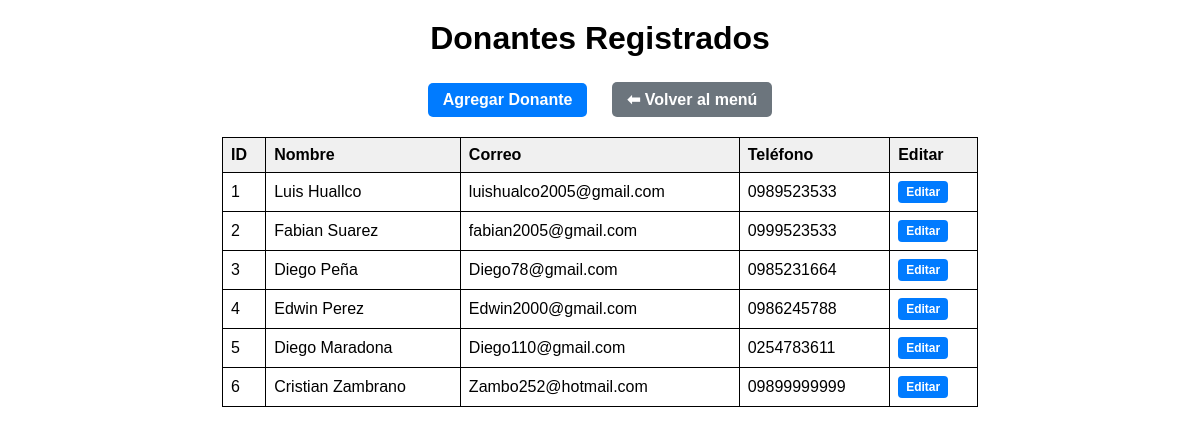
The app's page /ong_donaciones_mvc/views/donantes/lista.php with its own data.
### tables this page shows
CREATE TABLE `donantes` (
  `id` int(11) NOT NULL,
  `nombre` varchar(100) DEFAULT NULL,
  `correo` varchar(120) DEFAULT NULL,
  `telefono` varchar(20) DEFAULT NULL
);

### ong_donaciones_mvc/config/conexion.php (called while the page is built, shortened)
<?php
class Conexion {
    private $host = "localhost";
    private $user = "root";
    private $pass = "123";
    private $db   = "ong_donaciones";
    public function conectar() {
        $conexion = new mysqli($this->host, $this->user, $this->pass, $this->db);
        return $conexion;
    }
}
?>

### ong_donaciones_mvc/controllers/DonanteController.php (called while the page is built, shortened)
<?php
require_once(__DIR__ . "/../models/DonanteModel.php");
class DonanteController {
    private $model;
    public function __construct() {
        $this->model = new DonanteModel();
    }
    public function listar() {
        return $this->model->listarDonantes();
    }
}
?>

### ong_donaciones_mvc/models/DonanteModel.php (called while the page is built, shortened)
<?php
require_once(__DIR__ . "/../config/conexion.php");
class DonanteModel {
    private $conexion;
    public function __construct() {
        $this->conexion = (new Conexion())->conectar();
    }
    public function listarDonantes() {
        $sql = "SELECT * FROM donantes";
        $consulta = $this->conexion->query($sql);
        return $consulta;
    }
}
?>

### ong_donaciones_mvc/views/donantes/lista.php (the view, shortened to what this page needs)
<?php
require_once("../../controllers/DonanteController.php");
$controller = new DonanteController();
$donantes = $controller->listar();
?>
<!DOCTYPE html>
<html lang="es">
<head>
    <link rel="stylesheet" href="../../assets/css/style.css">
</head>
<body>
<div class="page-container">
    <h1 class="page-title">Donantes Registrados</h1>
    <div style="text-align:center; margin-bottom:20px;">
        <a href="agregar.php" class="btn">Agregar Donante</a>
        <a href="../../menu.php" class="btn btn-gray" style="margin-left:20px;">
            ⬅ Volver al menú
        </a>
    </div>
    <table>
        <tr>
            <th>ID</th>
            <th>Nombre</th>
            <th>Correo</th>
            <th>Teléfono</th>
            <th>Editar</th>
        </tr>
        <?php while ($fila = $donantes->fetch_assoc()) { ?>
        <tr>
            <td><?= $fila['id'] ?></td>
            <td><?= $fila['nombre'] ?></td>
            <td><?= $fila['correo'] ?></td>
            <td><?= $fila['telefono'] ?></td>
            <td>
                <a href="editar.php?id=<?= $fila['id'] ?>" class="btn btn-small">Editar</a>
            </td>
        </tr>
        <?php } ?>
    </table>
</div>
</body>
</html>

### ong_donaciones_mvc/assets/css/style.css (style rules this page uses)
body { font-family: Arial, sans-serif; margin: 0; padding: 0; }
table { border-collapse: collapse; width: 70%; margin: 20px auto; }
th, td { border: 1px solid black; padding: 8px; text-align: left; }
th { background: #f0f0f0; }
.btn { text-decoration: none; padding: 8px 15px; background: #007bff; color: white; border-radius: 5px; font-weight: bold; display: inline-block; }
.btn-gray { background: #6c757d; }
.btn-small { padding: 4px 8px; font-size: 12px; border-radius: 4px; }
.page-title { text-align: center; font-size: 32px; font-weight: bold; margin-top: 20px; margin-bottom: 25px; }
.page-container { width: 90%; margin: 0 auto; text-align: center; }

### records on screen
donantes: id "1", nombre "Luis Huallco", correo "luishualco2005@gmail.com", telefono "0989523533"
donantes: id "2", nombre "Fabian Suarez", correo "fabian2005@gmail.com", telefono "0999523533"
donantes: id "3", nombre "Diego Peña", correo "Diego78@gmail.com", telefono "0985231664"
donantes: id "4", nombre "Edwin Perez", correo "Edwin2000@gmail.com", telefono "0986245788"
donantes: id "5", nombre "Diego Maradona", correo "Diego110@gmail.com", telefono "0254783611"
donantes: id "6", nombre "Cristian Zambrano", correo "Zambo252@hotmail.com", telefono "09899999999"
